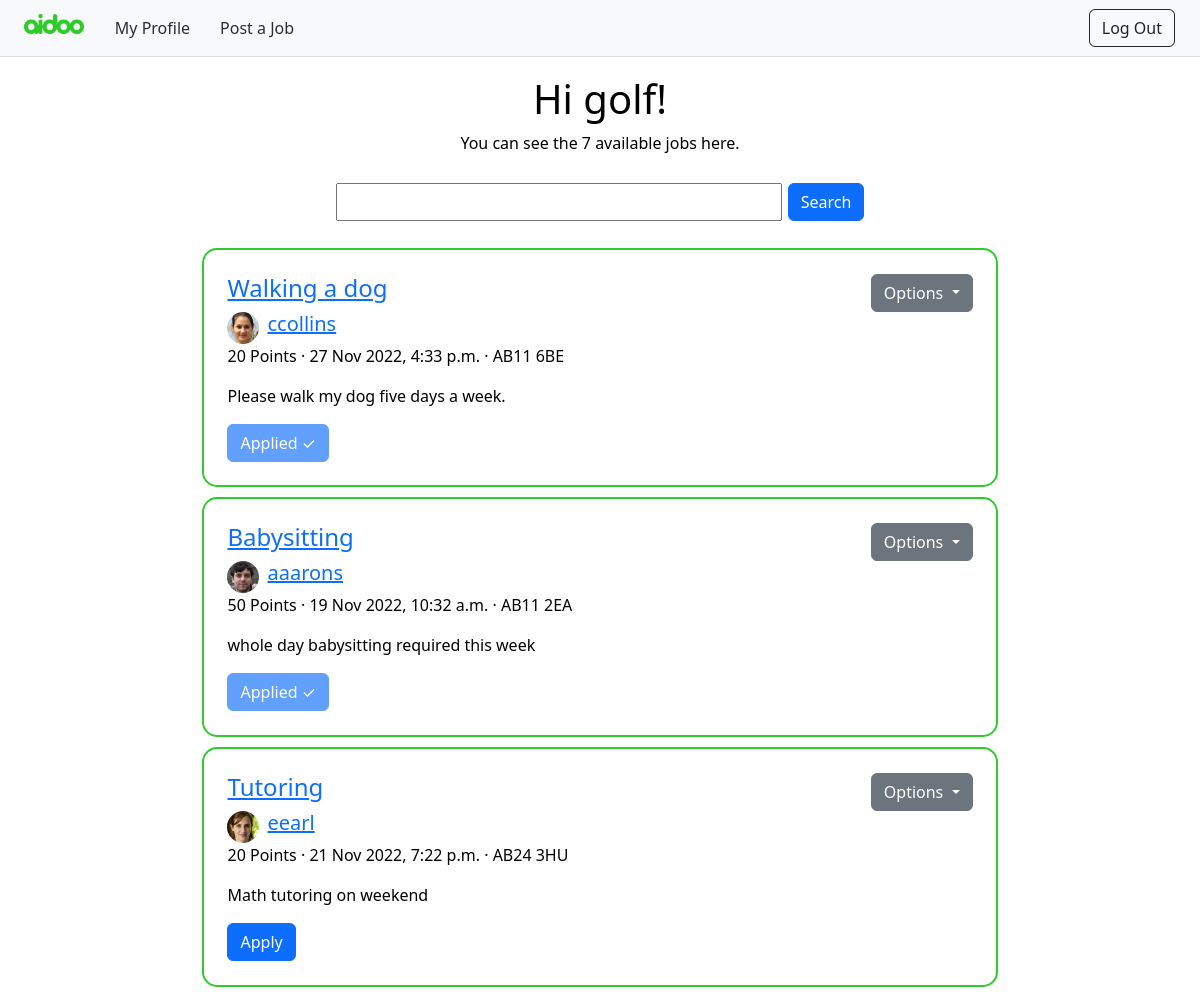
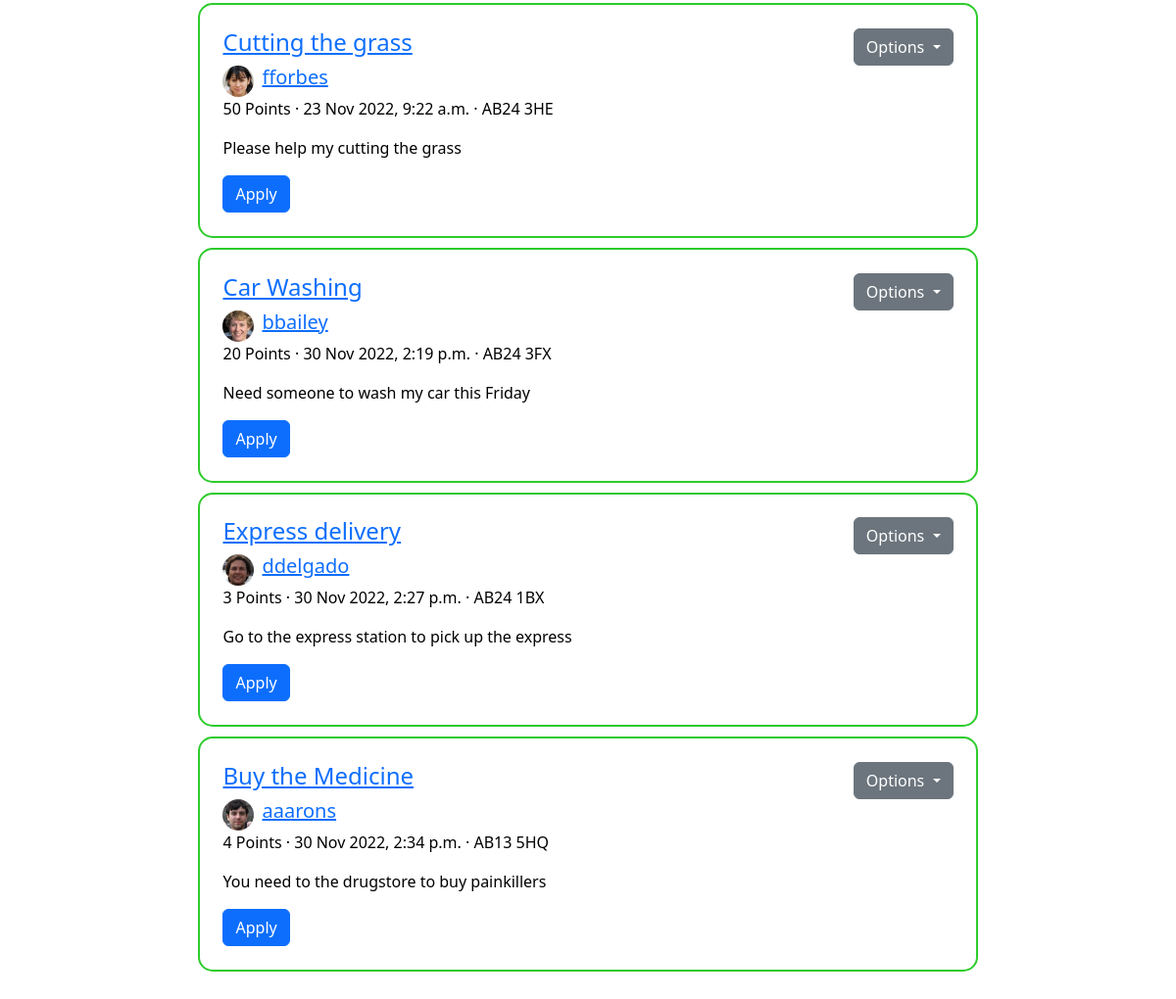
Page /jobs/ (signed in) on the earlier database version (2 pictures, top to bottom).
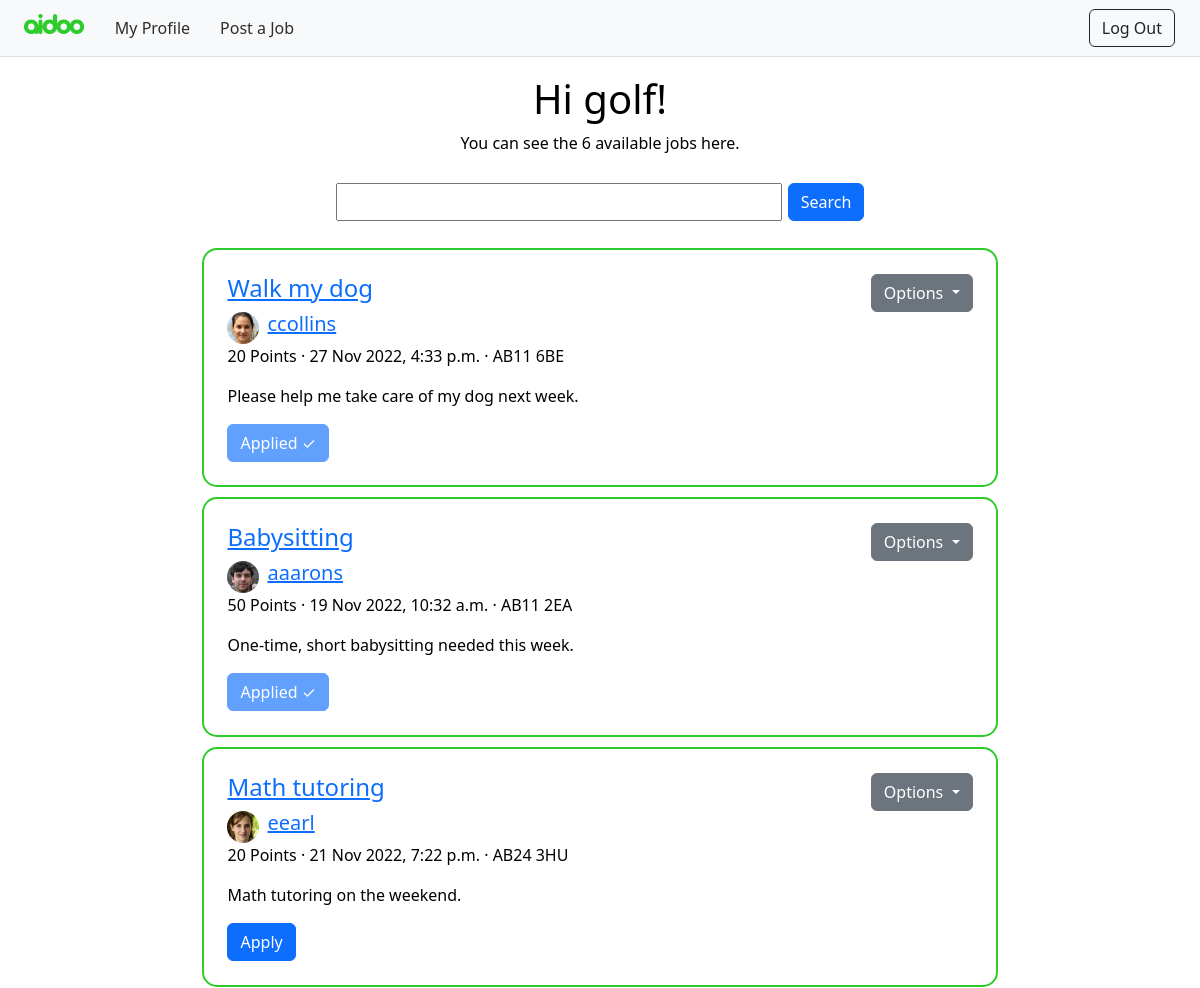
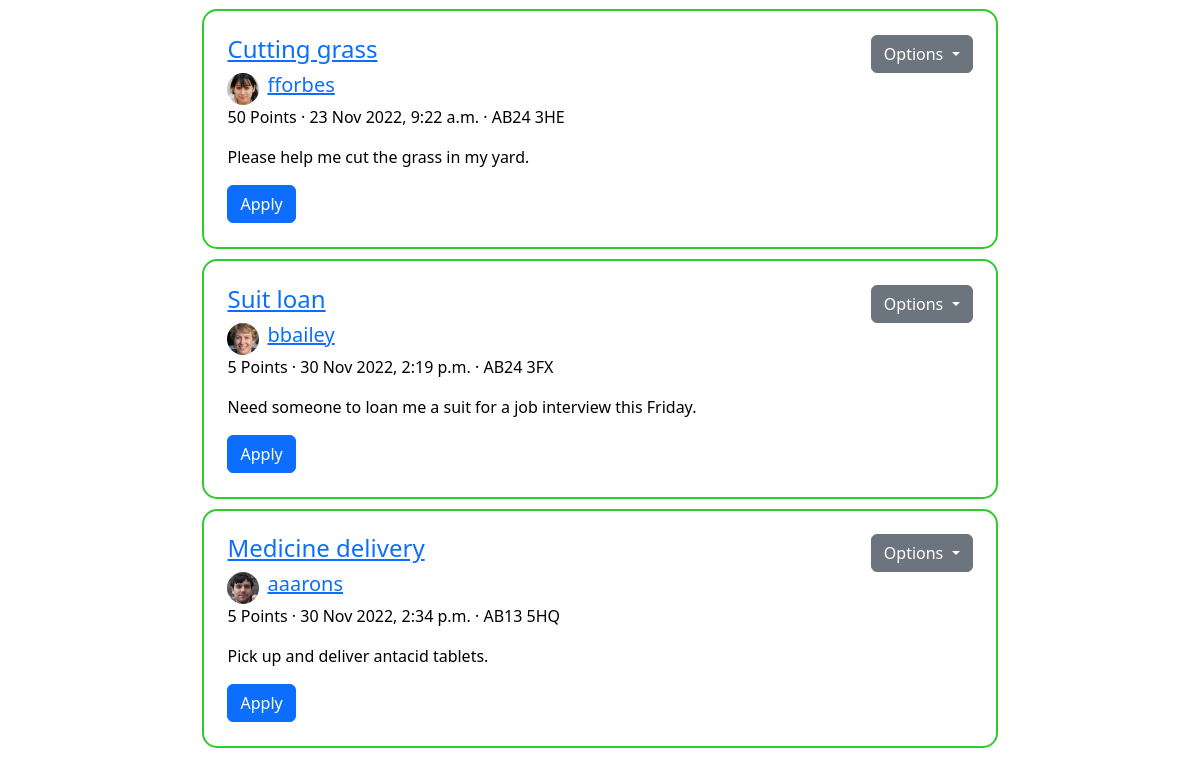
Same page on the later database version (2 pictures, top to bottom).
### userprofile/models.py (models this page shows)
class User(AbstractUser):
    balance = models.IntegerField(default=0)
    date_of_birth = models.DateField()
    rating = models.FloatField(default=0)
    REQUIRED_FIELDS = ["first_name", "last_name", "email", "date_of_birth"]

### jobs/models.py (models this page shows)
class Job(models.Model):
    job_id = models.BigAutoField(primary_key=True)
    poster_id = models.ForeignKey(User, on_delete=models.CASCADE)
    location = models.CharField(max_length=8)
    job_title = models.CharField(max_length=50)
    job_short_description = models.CharField(max_length=50)
    job_description = models.CharField(max_length=1000)
    posting_time = models.DateTimeField(default=timezone.now)
    points = models.IntegerField(validators=[MinValueValidator(1)])
    deadline = models.DateField(default=None, blank=True, null=True)
    hidden = models.BooleanField(default=False)
    assigned = models.BooleanField(default=False)
    completed = models.BooleanField(default=False)

### jobs/views.py (the view)
# urls.py: path("", views.JobsView.as_view(), name="home"),
class JobsView(ListView):
    model = Job
    template_name = "home.html"
    context_object_name = "jobs"
    def get_queryset(self):
        filter_val = self.request.GET.get("search_title", "")
        return Job.objects.filter(
            hidden=False, assigned=False, job_title__icontains=filter_val
        ).exclude(poster_id_id=self.request.user.id)
    def job_count(self):
        return self.get_queryset().count()
    def get_context_data(self, **kwargs):
        context = super().get_context_data(**kwargs)
        context["save_for_later"] = [
            i.job_id.job_id
            for i in Bookmark.objects.filter(user_id=self.request.user.id)
        ]
        context["jobs_applied"] = [
            i.job_id.job_id
            for i in Application.objects.filter(applicant_id=self.request.user.id)
        ]
        context["jobs_count"] = self.job_count()
        return context

### templates/home.html (shortened to what this page needs)
{% extends 'base.html' %}
{% block content %}
<nav class="navbar navbar-expand-lg navbar-light bg-light sticky-top">
  <a class="navbar-brand" href="{% url 'home' %}"><img class="img-fluid" width="60" height="70" src="../static/assets/logo_full.png"/></a>
  <div class="collapse navbar-collapse" id="navbarNav">
    <ul class="navbar-nav">
      <li class="nav-item">
        <a class="nav-link" href="{% url 'me' %}">My Profile</a>
      </li>
      <li class="nav-item">
        <a class="nav-link" href="{% url 'post' %}">Post a Job</a>
      </li>
    </ul>
    <ul class="navbar-nav ms-auto">
      <li class="nav-item">
        <a class="btn btn-outline-dark" href="{% url 'logout' %}">Log Out</a>
      </li>
    </ul>
  </div>
</nav>
<div class="container">
  <div class="hello text-center">
    <h1>Hi {{ user.username }}!</h1>
    <p>You can see the {{jobs_count}} available jobs here. </p>
  </div>
  <form class="searchform d-flex justify-content-center" method ="get">
    <input class="searchbar" type="text" value='{{request.GET.search_title}}' name="search_title"/>
    <button class="btn btn-primary" type="submit">Search</button>
  </form>
  <div class="row d-flex justify-content-center">
    <div class="col jobs-scroll mb-5">
      {% for job in jobs %}
        <div class="job-card" class="container">
          <div class="d-flex justify-content-between">
            <h4><a href="{% url 'jobdetails' job.job_id %}">{{ job.job_title }}</a></h4>
            <div class="dropdown">
              <button class="btn btn-secondary dropdown-toggle"
                type="button" id="dropdownMenuButton" data-toggle="dropdown"
                aria-haspopup="true" aria-expanded="false">Options
              </button>
            </div>
          </div>
          <div class="d-flex justify-content-start">
            <a href="{% url 'userdetails' job.poster_id.id %}">
              <img src="../static/assets/pfp/{{job.poster_id.id}}.jpeg">
            </a>
            <h5><a href="{% url 'userdetails' job.poster_id.id %}">{{ job.poster_id.username }}</a></h5>
          </div>
          <p>{{ job.points }} Points · {{ job.posting_time }} · {{ job.location }}</p>
          <p>{{ job.job_short_description }}</p>
          <button
            {% if job.job_id in jobs_applied %} disabled {% endif %}
            class="btn btn-primary"
            onclick="apply('{{user.id }}','{{ job.job_id }}')"
            id = "btnApply{{ job.job_id }}">
            {% if job.job_id in jobs_applied %}
              Applied ✓
            {% else %}
              Apply
            {% endif %}
          </button>
        </div>
      {% endfor %}
    </div>
  </div>
</div>
{% endblock %}

### templates/base.html (shortened to what this page needs)
{% load static %}
<!DOCTYPE html>
<html xmlns="http://www.w3.org/1999/xhtml" lang="en">
<head>
  <link href="https://cdn.jsdelivr.net/npm/bootstrap@5.2.2/dist/css/bootstrap.min.css" rel="stylesheet">
  <link rel="stylesheet" type="text/css" href="{% static 'css/styles.css' %}"/>
</head>
<body>
  {% block content %}
  {% endblock %}
</body>
</html>

### static/css/styles.css (style rules this page uses)
body { background-color: #ffffff; color: #000; }
.navbar { padding-left: 1.5%; padding-right: 1.5%; margin-bottom: 1.5%; border-bottom: 1px solid rgb(222, 222, 222); }
.navbar-nav > li { padding-left:7px; padding-right:7px; }
.nav-link { color: rgb(46, 45, 45); }
.navbar-brand { margin-left: 0.5%; }
.navbar-brand img { width: 60px; height: 20px; vertical-align: text-top; }
.hello { margin-bottom: 2.5%; }
.searchform { margin-bottom: 1.5%; }
.searchbar { width: 40%; margin-right: 0.5%; }
.jobs-scroll { overflow: auto; margin-left: 14%; margin-right: 14%; }
.job-card { border: 2px solid rgb(45,203,43); border-radius: 15px; margin-left: 0px; margin-top: 10px; margin-bottom: 10px; padding: 3%; }
.job-card img { width: 32px; height: 32px; margin-right: 8px; border-radius: 30px; }

Differences in the rows shown:
removed Job: job_title "Express delivery", shows a picture, poster_id.username "ddelgado", points "3", posting_time "30 Nov 2022, 2:27 p.m.", location "AB24 1BX", job_short_description "Go to the express station to pick up the express", shows "Apply"
changed Job "AB11 6BE": job_title "Walking a dog" → "Walk my dog"; job_short_description "Please walk my dog five days a week." → "Please help me take care of my dog next week."
changed Job "Babysitting": job_short_description "whole day babysitting required this week" → "One-time, short babysitting needed this week."
changed Job "AB24 3HU": job_title "Tutoring" → "Math tutoring"; job_short_description "Math tutoring on weekend" → "Math tutoring on the weekend."
changed Job "AB24 3HE": job_title "Cutting the grass" → "Cutting grass"; job_short_description "Please help my cutting the grass" → "Please help me cut the grass in my yard."
changed Job "AB24 3FX": job_title "Car Washing" → "Suit loan"; points "20" → "5"; job_short_description "Need someone to wash my car this Friday" → "Need someone to loan me a suit for a job interview this Friday."
changed Job "AB13 5HQ": job_title "Buy the Medicine" → "Medicine delivery"; points "4" → "5"; job_short_description "You need to the drugstore to buy painkillers" → "Pick up and deliver antacid tablets."
Other differences:
{{ jobs_count }}: "7" → "6"
